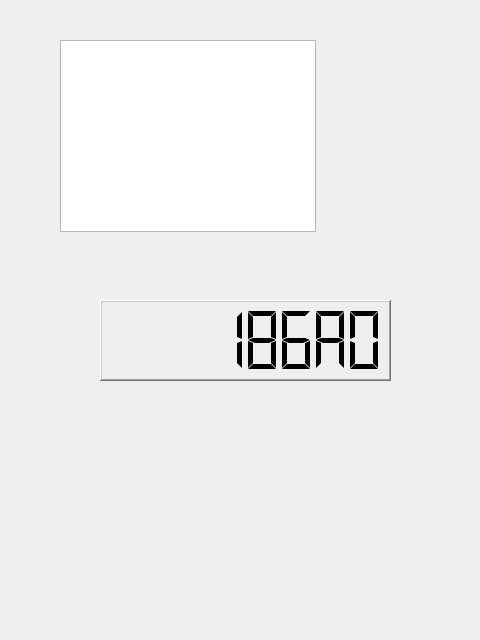
<?xml version="1.0" encoding="UTF-8"?>
<ui version="4.0">
 <class>Form</class>
 <widget class="QWidget" name="Form">
  <property name="geometry">
   <rect>
    <x>0</x>
    <y>0</y>
    <width>480</width>
    <height>640</height>
   </rect>
  </property>
  <property name="windowTitle">
   <string>Form</string>
  </property>
  <widget class="QTextBrowser" name="textBrowser">
   <property name="geometry">
    <rect>
     <x>60</x>
     <y>40</y>
     <width>256</width>
     <height>192</height>
    </rect>
   </property>
  </widget>
  <widget class="QLCDNumber" name="lcdNumber">
   <property name="geometry">
    <rect>
     <x>100</x>
     <y>300</y>
     <width>291</width>
     <height>81</height>
    </rect>
   </property>
   <property name="styleSheet">
    <string notr="true">font: 72pt &quot;Noto Sans&quot;;</string>
   </property>
   <property name="frameShape">
    <enum>QFrame::WinPanel</enum>
   </property>
   <property name="smallDecimalPoint">
    <bool>false</bool>
   </property>
   <property name="digitCount">
    <number>8</number>
   </property>
   <property name="mode">
    <enum>QLCDNumber::Hex</enum>
   </property>
   <property name="segmentStyle">
    <enum>QLCDNumber::Flat</enum>
   </property>
   <property name="intValue" stdset="0">
    <number>11259375</number>
   </property>
  </widget>
 </widget>
 <resources/>
 <connections/>
</ui>
